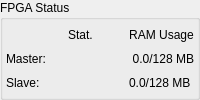
                    <widget class="QGroupBox" name="groupBox_5">
                     <property name="sizePolicy">
                      <sizepolicy hsizetype="Expanding" vsizetype="Expanding">
                       <horstretch>0</horstretch>
                       <verstretch>0</verstretch>
                      </sizepolicy>
                     </property>
                     <property name="title">
                      <string>FPGA Status</string>
                     </property>
                     <layout class="QHBoxLayout" name="horizontalLayout_29">
                      <property name="spacing">
                       <number>3</number>
                      </property>
                      <property name="leftMargin">
                       <number>3</number>
                      </property>
                      <property name="topMargin">
                       <number>3</number>
                      </property>
                      <property name="rightMargin">
                       <number>3</number>
                      </property>
                      <property name="bottomMargin">
                       <number>3</number>
                      </property>
                      <item>
                       <layout class="QGridLayout" name="gridLayout_3">
                        <property name="horizontalSpacing">
                         <number>2</number>
                        </property>
                        <property name="verticalSpacing">
                         <number>1</number>
                        </property>
                        <item row="1" column="2">
                         <widget class="QLabel" name="label_28">
                          <property name="text">
                           <string>RAM Usage</string>
                          </property>
                          <property name="alignment">
                           <set>Qt::AlignCenter</set>
                          </property>
                         </widget>
                        </item>
                        <item row="1" column="1">
                         <widget class="QLabel" name="label_27">
                          <property name="text">
                           <string>Stat.</string>
                          </property>
                         </widget>
                        </item>
                        <item row="3" column="2">
                         <widget class="QLabel" name="label_FPGASlaveBufferUtilization">
                          <property name="text">
                           <string>0.0/128 MB</string>
                          </property>
                          <property name="alignment">
                           <set>Qt::AlignLeading|Qt::AlignLeft|Qt::AlignVCenter</set>
                          </property>
                         </widget>
                        </item>
                        <item row="3" column="0">
                         <widget class="QLabel" name="label_9">
                          <property name="text">
                           <string>Slave:</string>
                          </property>
                         </widget>
                        </item>
                        <item row="2" column="0">
                         <widget class="QLabel" name="label">
                          <property name="text">
                           <string>Master:</string>
                          </property>
                         </widget>
                        </item>
                        <item row="2" column="1">
                         <widget class="QLabel" name="label_FPGAMasterStatus_icon">
                          <property name="text">
                           <string/>
                          </property>
                          <property name="pixmap">
                           <pixmap>ui/Icons/icons/status-busy.png</pixmap>
                          </property>
                          <property name="alignment">
                           <set>Qt::AlignCenter</set>
                          </property>
                         </widget>
                        </item>
                        <item row="2" column="2">
                         <widget class="QLabel" name="label_FPGAMasterBufferUtilization">
                          <property name="text">
                           <string>0.0/128 MB</string>
                          </property>
                          <property name="alignment">
                           <set>Qt::AlignRight|Qt::AlignTrailing|Qt::AlignVCenter</set>
                          </property>
                         </widget>
                        </item>
                        <item row="3" column="1">
                         <widget class="QLabel" name="label_FPGASlaveStatus_icon">
                          <property name="text">
                           <string/>
                          </property>
                          <property name="pixmap">
                           <pixmap>ui/Icons/icons/status-busy.png</pixmap>
                          </property>
                          <property name="alignment">
                           <set>Qt::AlignCenter</set>
                          </property>
                         </widget>
                        </item>
                       </layout>
                      </item>
                     </layout>
                    </widget>
